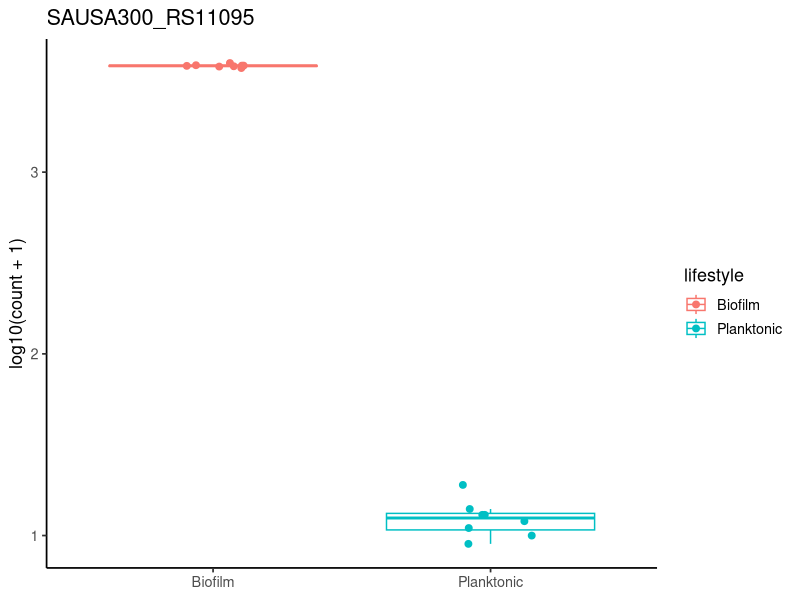
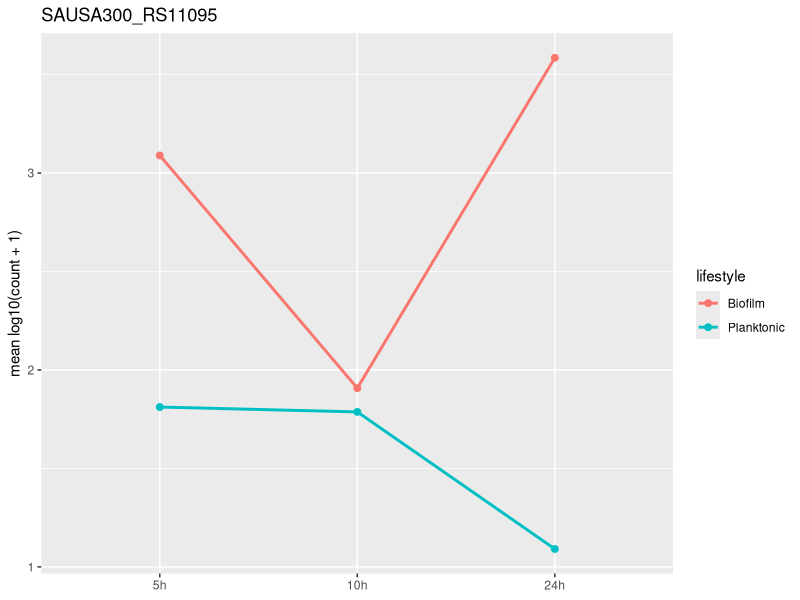

Here is the R script that generated these plots, in order:
## ---- chunk 1
library(tidyverse)
library(here)   # here() builds paths from the project root, so they work wherever you run this
counts <- read_tsv(here("project/data", "gene_counts.tsv"), show_col_types = FALSE)
meta   <- read_tsv(here("project/data", "metadata.tsv"),    show_col_types = FALSE)
de     <- read_tsv(here("project/data", "DE_biofilm_vs_planktonic_24h.tsv"), show_col_types = FALSE)

# tidy counts (built in the 'compare my samples' chapter) — we need it again here
counts_long <- counts %>%
  pivot_longer(-c(gene_id, gene_name), names_to = "sample", values_to = "count") %>%
  left_join(meta, by = "sample")
## ---- chunk 2
top_gene <- de %>%
  filter(padj < 0.05) %>%
  slice_max(abs(log2FoldChange), n = 1, with_ties = FALSE) %>%
  pull(gene_id)

top_gene
## ---- chunk 3
counts_long %>%
  filter(gene_id == top_gene, timepoint == "24h") %>%
  ggplot(aes(x = lifestyle, y = log10(count + 1), colour = lifestyle)) +
  geom_boxplot(outlier.shape = NA) +
  geom_jitter(width = 0.15, size = 2) +
  labs(title = top_gene, x = NULL, y = "log10(count + 1)") +
  theme_classic(base_size = 13)   # another theme — plain axes, bigger text
## ---- chunk 4
counts_long %>%
  filter(gene_id == top_gene) %>%
  mutate(timepoint = factor(timepoint, levels = c("5h", "10h", "24h"))) %>%
  group_by(lifestyle, timepoint) %>%
  summarise(mean_expr = mean(log10(count + 1)), .groups = "drop") %>%
  ggplot(aes(x = timepoint, y = mean_expr, colour = lifestyle, group = lifestyle)) +
  geom_line(linewidth = 1) +
  geom_point(size = 2) +
  labs(title = top_gene, x = NULL, y = "mean log10(count + 1)")
## ---- chunk 5
# your code here
